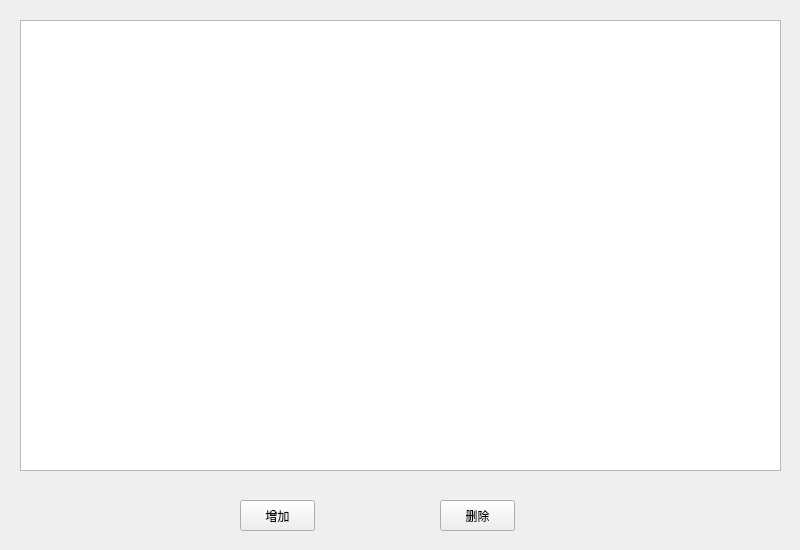
<?xml version="1.0" encoding="UTF-8"?>
<ui version="4.0">
 <class>ChildWidgetB</class>
 <widget class="QWidget" name="ChildWidgetB">
  <property name="geometry">
   <rect>
    <x>0</x>
    <y>0</y>
    <width>800</width>
    <height>550</height>
   </rect>
  </property>
  <property name="windowTitle">
   <string>Form</string>
  </property>
  <widget class="QPushButton" name="btn_add">
   <property name="geometry">
    <rect>
     <x>240</x>
     <y>500</y>
     <width>75</width>
     <height>31</height>
    </rect>
   </property>
   <property name="text">
    <string>增加</string>
   </property>
  </widget>
  <widget class="QPushButton" name="btn_del">
   <property name="geometry">
    <rect>
     <x>440</x>
     <y>500</y>
     <width>75</width>
     <height>31</height>
    </rect>
   </property>
   <property name="text">
    <string>删除</string>
   </property>
  </widget>
  <widget class="QTableWidget" name="tableWidget">
   <property name="geometry">
    <rect>
     <x>20</x>
     <y>20</y>
     <width>761</width>
     <height>451</height>
    </rect>
   </property>
  </widget>
 </widget>
 <resources/>
 <connections/>
</ui>
